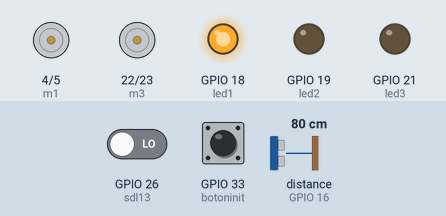
The sketch below on a simulated ESP32. On the bench: motor-driver pin pairs drawn as motors (green arrow = first pin HIGH = forward, orange = second pin HIGH = backward, longer = more drive), output pins drawn as LEDs (lit = HIGH). Wiring (inferred from the names in the program): ultrasonic range finder: trigger GPIO 17; echo GPIO 16. The test bench sets the inputs (shaded band); at power-on: GPIO 33 (botoninit) LOW, distance to the obstacle (sensor on GPIO 16) 80 cm, GPIO 26 (sdl13) LOW. The echo pulse lasts 58.3 µs per cm; pins used as bus, display or sensor lines are not drawn.

Above: at 1.2 s.
1.3 s: GPIO 33 (botoninit) pulled HIGH for 0.15 s
At 2.4 s:
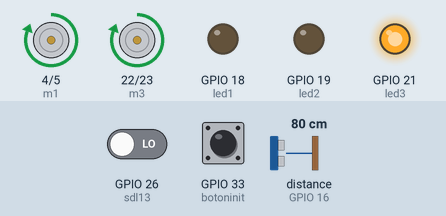
4.3 s: distance to the obstacle (sensor on GPIO 16) set to 2 cm
At 4.52 s:
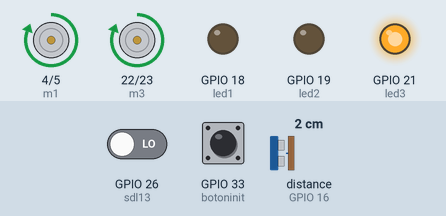
7.3 s: distance to the obstacle (sensor on GPIO 16) set to 35 cm
At 7.8 s:
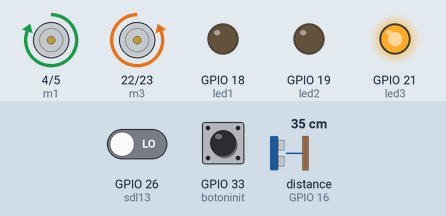
Timing chart, 0 to 11.3 s (numbered marks = the images above; inputs shaded):
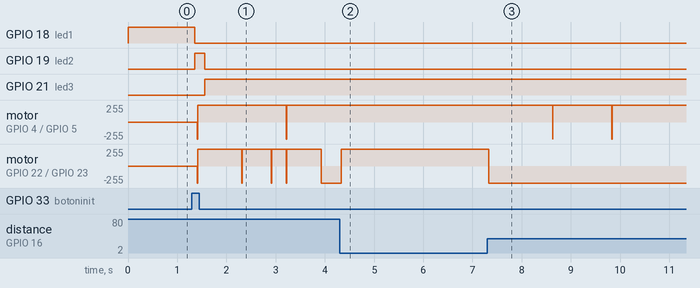

Measured:
- after the input at 1.3 s, GPIO 18 (led1): HIGH → LOW after 0.06 s; GPIO 19 (led2): LOW → HIGH after 0.06 s, → LOW 0.20 s later; GPIO 21 (led3): LOW → HIGH after 0.26 s; motor on GPIO 4 (m1) / GPIO 5 (m2): stopped → forward 255/255 after 0.11 s
- after the input at 4.3 s, motor on GPIO 22 (m3) / GPIO 23 (m4): backward 255/255 → forward 255/255 at once
- after the input at 7.3 s, motor on GPIO 4 (m1) / GPIO 5 (m2): alternates forward 255/255 for 1.2 s and backward 255/255 for 0.01 s, 4 changes in all, then stays forward 255/255, starting after 1.3 s; motor on GPIO 22 (m3) / GPIO 23 (m4): forward 255/255 → backward 255/255 at once

The sketch:

index.ino
```cpp
#include <Arduino.h>

// Pines
const int m1 = 4, m2 = 5, m3 = 22, m4 = 23; // L298N señales
const int sdl13 = 26, sdl14 = 27;  // Sensores de línea restantes
const int trigp = 17, echop = 16;
const int led1 = 18, led2 = 19, led3 = 21;
const int botoninit = 33;

float dis = 1000;
unsigned long startFightTime = 0; // Variables descriptivas para controlar el tiempo de pelea
bool fightEnabled = false;

enum State {
  WAITING,
  COUNTDOWN,
  EXPLOSIVE,
  SAFE_FIGHT
};
State robotState = WAITING;

// Funciones motores
void stopMotors(){
  digitalWrite(m1, LOW); digitalWrite(m2, LOW);
  digitalWrite(m3, LOW); digitalWrite(m4, LOW);
}

void forward(){
  digitalWrite(m1, HIGH); digitalWrite(m2, LOW);
  digitalWrite(m3, HIGH); digitalWrite(m4, LOW);
}

void backward(){
  digitalWrite(m1, LOW); digitalWrite(m2, HIGH);
  digitalWrite(m3, LOW); digitalWrite(m4, HIGH);
}

void turnRight(){
  digitalWrite(m1, HIGH); digitalWrite(m2, LOW);
  digitalWrite(m3, LOW);  digitalWrite(m4, HIGH);
}

void turnLeft(){
  digitalWrite(m1, LOW);  digitalWrite(m2, HIGH);
  digitalWrite(m3, HIGH); digitalWrite(m4, LOW);
}

// Tarea sensores de línea (ahora solo usa sdl13 y sdl14)
void TaskLineSensor(void *pv){
  for(;;){
    bool linea = (digitalRead(sdl13) == LOW || digitalRead(sdl14) == LOW);

    if(linea && fightEnabled){
      backward();
      vTaskDelay(300 / portTICK_PERIOD_MS);
      turnRight();
      vTaskDelay(300 / portTICK_PERIOD_MS);
    }

    vTaskDelay(1);
  }
}

// Tarea ultrasonido
void TaskUltrasonic(void *pv){
  for(;;){
    digitalWrite(trigp, LOW);
    delayMicroseconds(2);
    digitalWrite(trigp, HIGH);
    delayMicroseconds(10);
    digitalWrite(trigp, LOW);

    unsigned long duration = pulseIn(echop, HIGH, 20000);
    if(duration > 0) dis = duration * 0.034 / 2;
    else dis = 200; // Nada detectado

    vTaskDelay(30 / portTICK_PERIOD_MS);
  }
}

// Tarea de lógica de combate
void TaskCombat(void *pv){
  for(;;){
    if(!fightEnabled){
      stopMotors();
      vTaskDelay(10);
      continue;
    }

    // 2.5s inicial
    if(robotState == EXPLOSIVE){
      forward();
      if(millis() - startFightTime >= 2500){
        robotState = SAFE_FIGHT;
      }
    }
    else if(robotState == SAFE_FIGHT){
      if(dis <= 30){
        forward(); // Atacar
      } else {
        turnRight(); // Buscar
      }
    }

    vTaskDelay(10);
  }
}

// Tarea para el botón de inicio
void TaskStart(void *pv){
  for(;;){
    if(digitalRead(botoninit) == HIGH && robotState == WAITING){
      robotState = COUNTDOWN;

      digitalWrite(led1, HIGH); digitalWrite(led2, LOW); digitalWrite(led3, LOW);
      vTaskDelay(50 / portTICK_PERIOD_MS);
      digitalWrite(led1, LOW); digitalWrite(led2, HIGH);
      vTaskDelay(50 / portTICK_PERIOD_MS);

      fightEnabled = true;
      robotState = EXPLOSIVE;
      startFightTime = millis();
    }
    vTaskDelay(20);
  }
}

// Tarea para el control de los LEDs
void TaskLED(void *pv){
  for(;;){
    if(robotState == WAITING) {
      digitalWrite(led1, HIGH); digitalWrite(led2, LOW); digitalWrite(led3, LOW); // Rojo
    } else if(robotState == COUNTDOWN){
      vTaskDelay(50);
      digitalWrite(led1, LOW); digitalWrite(led2, HIGH); digitalWrite(led3, LOW); // Verde
    } else {
      digitalWrite(led1, LOW); digitalWrite(led2, LOW); digitalWrite(led3, HIGH); // Azul
    }
    vTaskDelay(100);
  }
}

// Setup
void setup() {
  pinMode(m1, OUTPUT); pinMode(m2, OUTPUT);
  pinMode(m3, OUTPUT); pinMode(m4, OUTPUT);

  pinMode(sdl13, INPUT); pinMode(sdl14, INPUT);  // Sólo estos dos sensores de línea
  pinMode(trigp, OUTPUT); pinMode(echop, INPUT);
  pinMode(led1, OUTPUT); pinMode(led2, OUTPUT); pinMode(led3, OUTPUT);
  pinMode(botoninit, INPUT);  // Botón de inicio

  Serial.begin(115200);  // Inicializa el puerto serial para depuración

  xTaskCreatePinnedToCore(TaskLineSensor, "linea", 2000, NULL, 3, NULL, 1);
  xTaskCreatePinnedToCore(TaskUltrasonic, "ultrasonico", 2000, NULL, 2, NULL, 1);
  xTaskCreatePinnedToCore(TaskCombat, "combate", 2000, NULL, 2, NULL, 1);
  xTaskCreatePinnedToCore(TaskStart, "arranque", 2000, NULL, 3, NULL, 0);
  xTaskCreatePinnedToCore(TaskLED, "leds", 1500, NULL, 1, NULL, 0);

  stopMotors();  // Detén los motores inicialmente
}

// Loop vacío (la lógica se maneja con FreeRTOS)
void loop(){}
```
